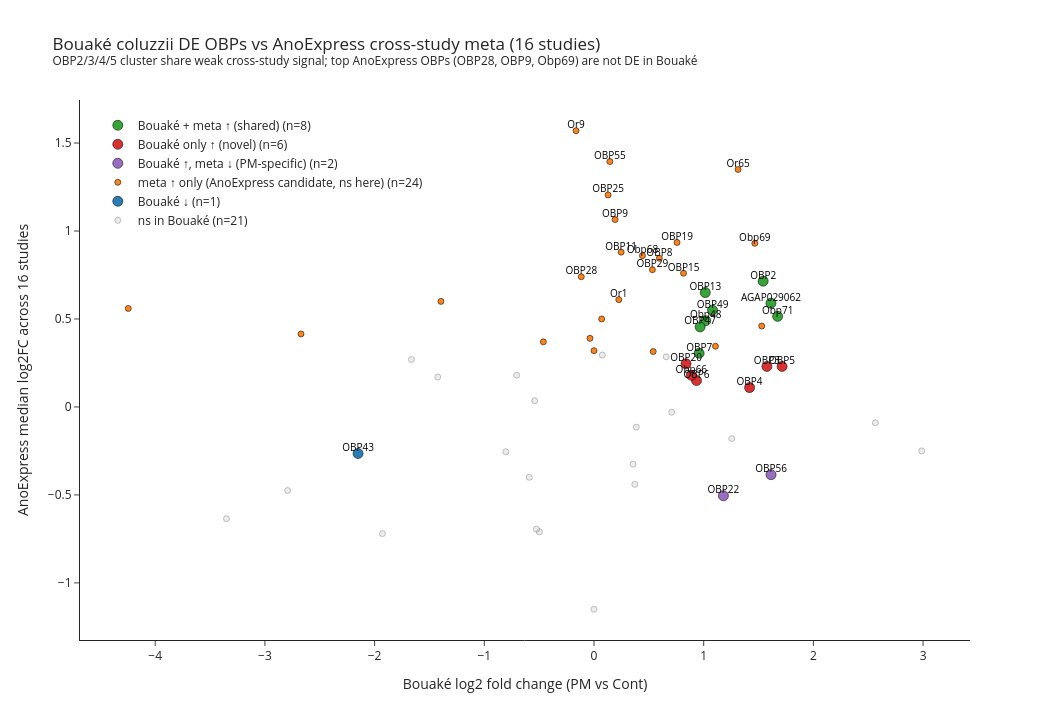

Notebook code for this chart:
### Code cell
# Bouaké coluzzii OBP log2FC vs AnoExpress meta median — quadrant scatter
d = obp_joined[obp_joined["in_meta"]].copy()
d["label"] = np.where(d["GeneName"].isna(), d["GeneID"], d["GeneName"].astype(str))

def quadrant(r):
    if r["padj"] < 0.05 and r["log2FoldChange"] > 0:
        return "Bouaké + meta ↑ (shared)" if r["median_fc"] > 0.3 else (
               "Bouaké only ↑ (novel)"   if r["median_fc"] >= -0.3 else
               "Bouaké ↑, meta ↓ (PM-specific)")
    if r["padj"] < 0.05 and r["log2FoldChange"] < 0:
        return "Bouaké ↓"
    if (r["padj"] >= 0.05 or pd.isna(r["padj"])) and r["median_fc"] > 0.3:
        return "meta ↑ only (AnoExpress candidate, ns here)"
    return "ns in Bouaké"
d["quadrant"] = d.apply(quadrant, axis=1)

colmap = {
    "Bouaké + meta ↑ (shared)":                   "#2ca02c",
    "Bouaké only ↑ (novel)":                      "#d62728",
    "Bouaké ↑, meta ↓ (PM-specific)":             "#9467bd",
    "meta ↑ only (AnoExpress candidate, ns here)":"#ff7f0e",
    "Bouaké ↓":                                   "#1f77b4",
    "ns in Bouaké":                               "#d0d0d0",
}

fig = go.Figure()
for k, c in colmap.items():
    s = d[d["quadrant"] == k]
    fig.add_trace(go.Scatter(
        x=s["log2FoldChange"], y=s["median_fc"], mode="markers",
        name=f"{k} (n={len(s)})",
        marker=dict(size=10 if "ns" not in k else 6, color=c,
                    opacity=0.4 if k=="ns in Bouaké" else 0.95,
                    line=dict(color="black", width=0.6)),
        text=s["label"],
        customdata=s[["GeneID","padj","n_up_p05","n_studies"]].values,
        hovertemplate="<b>%{text}</b><br>%{customdata[0]}<br>Bouaké log2FC: %{x:.2f} (padj %{customdata[1]:.2e})<br>Meta median FC: %{y:.2f} (%{customdata[2]}/%{customdata[3]} studies up)<extra></extra>",
    ))
# Label interesting OBPs
label_set = d[((d["padj"]<0.05)&(d["log2FoldChange"].abs()>0.8)) | (d["median_fc"]>0.6)]
fig.add_trace(go.Scatter(
    x=label_set["log2FoldChange"], y=label_set["median_fc"], mode="text",
    text=label_set["label"], textposition="top center",
    textfont=dict(size=10, color="black"), showlegend=False, hoverinfo="skip",
))
fig.add_hline(y=0, line_color="grey", line_dash="dot")
fig.add_vline(x=0, line_color="grey", line_dash="dot")
fig.update_layout(
    title="Bouaké coluzzii DE OBPs vs AnoExpress cross-study meta (16 studies)<br><sup>OBP2/3/4/5 cluster share weak cross-study signal; top AnoExpress OBPs (OBP28, OBP9, Obp69) are not DE in Bouaké</sup>",
    xaxis_title="Bouaké log2 fold change (PM vs Cont)",
    yaxis_title="AnoExpress median log2FC across 16 studies",
    template="simple_white", width=1050, height=720,
    legend=dict(x=0.02, y=0.98, bgcolor="rgba(255,255,255,0.8)"),
)
fig.write_html("figures_ms/b3_obp_bouake_vs_anoexpress.html")
fig.write_image("figures_ms/b3_obp_bouake_vs_anoexpress.png", scale=2)
fig.show()

### Figure 1 — Plotly figure (JSON) as saved in the notebook; plotly's stock layout.template omitted (floating-point values rounded to 4 significant figures)
{"data": [{"customdata": [["AGAP006074", 3.119e-05, 9, 16], ["AGAP029062", 2.541e-11, 10, 16], ["AGAP003306", 2.009e-06, 11, 16], ["AGAP006075", 0.03366, 8, 16], ["AGAP007286", 9.456e-10, 12, 16], ["AGAP002905", 0.01509, 11, 16], ["AGAP007287", 0.00234, 10, 16], ["AGAP001556", 2.043e-05, 9, 16]], "hovertemplate": "<b>%{text}</b><br>%{customdata[0]}<br>Bouaké log2FC: %{x:.2f} (padj %{customdata[1]:.2e})<br>Meta median FC: %{y:.2f} (%{customdata[2]}/%{customdata[3]} studies up)<extra></extra>", "marker": {"color": "#2ca02c", "line": {"color": "black", "width": 0.6}, "opacity": 0.95, "size": 10}, "mode": "markers", "name": "Bouaké + meta ↑ (shared) (n=8)", "text": ["Obp71", "AGAP029062", "OBP2", "OBP49", "Obp48", "OBP13", "OBP47", "OBP7"], "type": "scatter", "x": [1.674, 1.613, 1.542, 1.08, 1.018, 1.015, 0.9675, 0.9586], "y": [0.515, 0.59, 0.715, 0.55, 0.49, 0.65, 0.455, 0.305]}, {"customdata": [["AGAP009629", 7.427e-12, 10, 16], ["AGAP001409", 4.643e-11, 11, 16], ["AGAP010489", 1.501e-10, 10, 16], ["AGAP003530", 0.0133, 9, 16], ["AGAP002556", 1.657e-06, 12, 16], ["AGAP005208", 0.001516, 9, 16]], "hovertemplate": "<b>%{text}</b><br>%{customdata[0]}<br>Bouaké log2FC: %{x:.2f} (padj %{customdata[1]:.2e})<br>Meta median FC: %{y:.2f} (%{customdata[2]}/%{customdata[3]} studies up)<extra></extra>", "marker": {"color": "#d62728", "line": {"color": "black", "width": 0.6}, "opacity": 0.95, "size": 10}, "mode": "markers", "name": "Bouaké only ↑ (novel) (n=6)", "text": ["OBP5", "OBP3", "OBP4", "OBP6", "Obp66", "OBP20"], "type": "scatter", "x": [1.715, 1.576, 1.418, 0.9345, 0.8876, 0.8394], "y": [0.23, 0.23, 0.11, 0.15, 0.18, 0.245]}, {"customdata": [["AGAP011367", 0.009385, 5, 16], ["AGAP010409", 0.001283, 7, 16]], "hovertemplate": "<b>%{text}</b><br>%{customdata[0]}<br>Bouaké log2FC: %{x:.2f} (padj %{customdata[1]:.2e})<br>Meta median FC: %{y:.2f} (%{customdata[2]}/%{customdata[3]} studies up)<extra></extra>", "marker": {"color": "#9467bd", "line": {"color": "black", "width": 0.6}, "opacity": 0.95, "size": 10}, "mode": "markers", "name": "Bouaké ↑, meta ↓ (PM-specific) (n=2)", "text": ["OBP56", "OBP22"], "type": "scatter", "x": [1.614, 1.18], "y": [-0.385, -0.505]}, {"customdata": [["AGAP005182", null, 7, 9], ["AGAP006368", 0.08711, 11, 16], ["AGAP008894", null, 11, 12], ["AGAP012319", 0.4527, 9, 16], ["AGAP003307", 0.1501, 12, 16], ["AGAP004433", 0.1036, 15, 16], ["AGAP000279", 0.6983, 11, 16], ["AGAP012867", 0.3709, 6, 10], ["AGAP012331", 0.1201, 12, 16], ["AGAP012324", null, 11, 15], ["AGAP002025", 0.8261, 9, 14], ["AGAP009640", 0.9019, 13, 16], ["AGAP000278", 0.6386, 10, 16], ["AGAP006081", 0.9145, 11, 16], ["AGAP012320", 0.7842, 14, 16], ["AGAP010650", 0.9689, 11, 16], ["AGAP000644", null, 5, 7], ["AGAP008398", 0.9619, 9, 16], ["AGAP012325", 0.9303, 11, 16], ["AGAP008333", null, 12, 13], ["AGAP007283", null, 9, 16], ["AGAP011647", null, 3, 5], ["AGAP010649", null, 6, 10], ["AGAP002190", null, 4, 6]], "hovertemplate": "<b>%{text}</b><br>%{customdata[0]}<br>Bouaké log2FC: %{x:.2f} (padj %{customdata[1]:.2e})<br>Meta median FC: %{y:.2f} (%{customdata[2]}/%{customdata[3]} studies up)<extra></extra>", "marker": {"color": "#ff7f0e", "line": {"color": "black", "width": 0.6}, "opacity": 0.95, "size": 6}, "mode": "markers", "name": "meta ↑ only (AnoExpress candidate, ns here) (n=24)", "text": ["OBP41", "Obp69", "Or65", "OBP24", "OBP15", "OBP19", "OBP8", "AGAP012867", "OBP29", "Obp68", "OBP11", "Or1", "OBP9", "OBP55", "OBP25", "OBP45", "OBP37", "OBP21", "OBP28", "Or9", "Obp70", "AGAP011647", "Obp31", "OBP39"], "type": "scatter", "x": [1.529, 1.466, 1.313, 1.107, 0.8164, 0.7569, 0.596, 0.5398, 0.5323, 0.4416, 0.2478, 0.226, 0.1924, 0.145, 0.1285, 0.06995, 0.0, -0.03651, -0.1155, -0.1636, -0.4615, -1.395, -2.671, -4.246], "y": [0.46, 0.93, 1.35, 0.345, 0.76, 0.935, 0.845, 0.315, 0.78, 0.86, 0.88, 0.61, 1.065, 1.395, 1.205, 0.5, 0.32, 0.39, 0.74, 1.57, 0.37, 0.6, 0.415, 0.56]}, {"customdata": [["AGAP009402", 0.02326, 5, 16]], "hovertemplate": "<b>%{text}</b><br>%{customdata[0]}<br>Bouaké log2FC: %{x:.2f} (padj %{customdata[1]:.2e})<br>Meta median FC: %{y:.2f} (%{customdata[2]}/%{customdata[3]} studies up)<extra></extra>", "marker": {"color": "#1f77b4", "line": {"color": "black", "width": 0.6}, "opacity": 0.95, "size": 10}, "mode": "markers", "name": "Bouaké ↓ (n=1)", "text": ["OBP43"], "type": "scatter", "x": [-2.151], "y": [-0.265]}, {"customdata": [["AGAP009065", null, 4, 9], ["AGAP010648", null, 5, 11], ["AGAP012323", null, 5, 15], ["AGAP009520", 0.5778, 8, 16], ["AGAP006080", 0.1601, 8, 16], ["AGAP011368", 0.3507, 7, 16], ["AGAP000641", 0.7032, 3, 9], ["AGAP007289", 0.5694, 7, 16], ["AGAP001189", 0.8952, 10, 16], ["AGAP007282", null, 1, 7], ["AGAP002188", 0.7878, 5, 12], ["AGAP008278", 0.1839, 7, 16], ["AGAP012318", 0.7178, 8, 16], ["AGAP008279", 0.1601, 7, 16], ["AGAP000643", null, 5, 7], ["AGAP009519", 0.4717, 7, 16], ["AGAP007281", null, 8, 15], ["AGAP000638", 0.1389, 7, 13], ["AGAP013182", null, 2, 14], ["AGAP002191", null, 2, 6], ["AGAP000642", null, 4, 10]], "hovertemplate": "<b>%{text}</b><br>%{customdata[0]}<br>Bouaké log2FC: %{x:.2f} (padj %{customdata[1]:.2e})<br>Meta median FC: %{y:.2f} (%{customdata[2]}/%{customdata[3]} studies up)<extra></extra>", "marker": {"color": "#d0d0d0", "line": {"color": "black", "width": 0.6}, "opacity": 0.4, "size": 6}, "mode": "markers", "name": "ns in Bouaké (n=21)", "text": ["OBP42", "OBP44", "OBP27", "Or10", "OBP54", "OBP57", "OBP34", "OBP46", "OBP10", "Obp64", "OBP12", "D7L1", "OBP23", "D7L2", "OBP36", "Or2", "Obp63", "OBP32", "Obp69", "OBP40", "OBP35"], "type": "scatter", "x": [2.988, 2.565, 1.256, 0.7084, 0.6577, 0.3856, 0.3721, 0.3557, 0.07592, 0.0, -0.4977, -0.5244, -0.54, -0.5903, -0.7053, -0.8035, -1.424, -1.664, -1.929, -2.793, -3.351], "y": [-0.25, -0.09, -0.18, -0.03, 0.285, -0.115, -0.44, -0.325, 0.295, -1.15, -0.71, -0.695, 0.035, -0.4, 0.18, -0.255, 0.17, 0.27, -0.72, -0.475, -0.635]}, {"hoverinfo": "skip", "mode": "text", "showlegend": false, "text": ["OBP5", "Obp71", "OBP56", "AGAP029062", "OBP3", "OBP2", "Obp69", "OBP4", "Or65", "OBP22", "OBP49", "Obp48", "OBP13", "OBP47", "OBP7", "OBP6", "Obp66", "OBP20", "OBP15", "OBP19", "OBP8", "OBP29", "Obp68", "OBP11", "Or1", "OBP9", "OBP55", "OBP25", "OBP28", "Or9", "OBP43"], "textfont": {"color": "black", "size": 10}, "textposition": "top center", "type": "scatter", "x": [1.715, 1.674, 1.614, 1.613, 1.576, 1.542, 1.466, 1.418, 1.313, 1.18, 1.08, 1.018, 1.015, 0.9675, 0.9586, 0.9345, 0.8876, 0.8394, 0.8164, 0.7569, 0.596, 0.5323, 0.4416, 0.2478, 0.226, 0.1924, 0.145, 0.1285, -0.1155, -0.1636, -2.151], "y": [0.23, 0.515, -0.385, 0.59, 0.23, 0.715, 0.93, 0.11, 1.35, -0.505, 0.55, 0.49, 0.65, 0.455, 0.305, 0.15, 0.18, 0.245, 0.76, 0.935, 0.845, 0.78, 0.86, 0.88, 0.61, 1.065, 1.395, 1.205, 0.74, 1.57, -0.265]}], "layout": {"height": 720, "legend": {"bgcolor": "rgba(255,255,255,0.8)", "x": 0.02, "y": 0.98}, "shapes": [{"line": {"color": "grey", "dash": "dot"}, "type": "line", "x0": 0, "x1": 1, "xref": "x domain", "y0": 0, "y1": 0, "yref": "y"}, {"line": {"color": "grey", "dash": "dot"}, "type": "line", "x0": 0, "x1": 0, "xref": "x", "y0": 0, "y1": 1, "yref": "y domain"}], "title": {"text": "Bouaké coluzzii DE OBPs vs AnoExpress cross-study meta (16 studies)<br><sup>OBP2/3/4/5 cluster share weak cross-study signal; top AnoExpress OBPs (OBP28, OBP9, Obp69) are not DE in Bouaké</sup>"}, "width": 1050, "xaxis": {"title": {"text": "Bouaké log2 fold change (PM vs Cont)"}}, "yaxis": {"title": {"text": "AnoExpress median log2FC across 16 studies"}}}}
